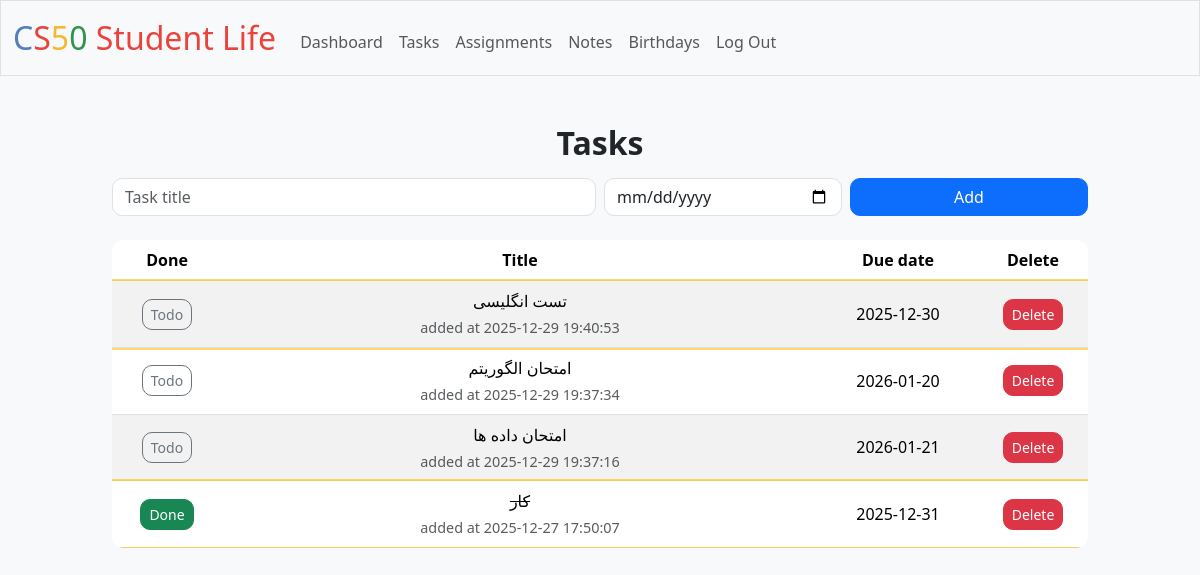
Page /tasks (signed in) on the committed database.
### tables this page shows
CREATE TABLE tasks (
    id INTEGER PRIMARY KEY AUTOINCREMENT NOT NULL,
    user_id INTEGER NOT NULL,
    title TEXT NOT NULL,
    due_date TEXT,
    is_done INTEGER NOT NULL DEFAULT 0,
    created_at TEXT NOT NULL DEFAULT CURRENT_TIMESTAMP,
    FOREIGN KEY (user_id) REFERENCES users(id)
);

### app.py (the view, shortened to what this page needs)
@app.route("/tasks", methods=["GET", "POST"])
@login_required
def tasks():
    user_id = session["user_id"]
    tasks = db.execute(
        "SELECT id, title, due_date, is_done, created_at FROM tasks WHERE user_id = ? ORDER BY is_done ASC, due_date IS NULL, due_date ASC, created_at DESC",
        user_id
    )
    return render_template("tasks.html", tasks=tasks)

### app.py (called while the page is built)
@app.after_request
def after_request(response):
    response.headers["Cache-Control"] = "no-cache, no-store, must-revalidate"
    response.headers["Expires"] = 0
    response.headers["Pragma"] = "no-cache"
    return response

### helpers.py (called while the page is built)
def login_required(f):
    @wraps(f)
    def decorated_function(*args, **kwargs):
        if session.get("user_id") is None:
            return redirect("/login")
        return f(*args, **kwargs)
    return decorated_function

### templates/tasks.html (shortened to what this page needs)
{% extends "layout.html" %}
{% block main %}
    <h2 class="mb-3">Tasks</h2>
    <form action="/tasks" method="post" class="row g-2 mb-4">
        <div class="col-md-6">
            <input autocomplete="off" autofocus class="form-control" name="title" placeholder="Task title" type="text">
        </div>
        <div class="col-md-3">
            <input class="form-control" name="due_date" type="date">
        </div>
        <div class="col-md-3">
            <button class="btn btn-primary w-100" type="submit">Add</button>
        </div>
    </form>
    <div class="table-responsive">
        <table class="table table-striped align-middle">
            <thead>
                <tr>
                    <th>Done</th>
                    <th>Title</th>
                    <th>Due date</th>
                    <th>Delete</th>
                </tr>
            </thead>
            <tbody>
                {% for t in tasks %}
                    <tr data-due="{% if t.due_date %}{{ t.due_date }}{% endif %}">
                        <td style="width: 110px;">
                            <form action="/tasks" method="post">
                                {% if t.is_done == 1 %}
                                    <button class="btn btn-success btn-sm" type="submit">Done</button>
                                {% else %}
                                    <button class="btn btn-outline-secondary btn-sm" type="submit">Todo</button>
                                {% endif %}
                            </form>
                        </td>
                        <td>
                            {% if t.is_done == 1 %}
                                <div style="text-decoration: line-through;">{{ t.title }}</div>
                            {% else %}
                                <div>{{ t.title }}</div>
                            {% endif %}
                            <small class="text-muted">
                                added at {{ t.created_at }}
                            </small>
                        </td>
                        <td style="width: 160px;">
                            {% if t.due_date %}
                                {{ t.due_date }}
                            {% else %}
                                -
                            {% endif %}
                        </td>
                        <td style="width: 110px;">
                            <form action="/tasks" method="post" onsubmit="return confirm('Delete this task?');">
                                <button class="btn btn-danger btn-sm" type="submit">Delete</button>
                            </form>
                        </td>
                    </tr>
                {% endfor %}
            </tbody>
        </table>
    </div>
{% endblock %}

### static/styles.css (style rules this page uses)
body { background-color: #f8f9fa; }
h2 { font-weight: 700; margin-bottom: 1rem; }
.table { background: white; border-radius: 12px; overflow: hidden; }
.table thead th { font-weight: 700; }
.btn { border-radius: 10px; }
.form-control, .form-select, textarea { border-radius: 10px; }
.text-muted { font-size: 0.9rem; }
small.text-muted { display: block; margin-top: 4px; }
.due-soon { outline: 2px solid rgba(255, 193, 7, 0.6); background-color: rgba(255, 193, 7, 0.12) !important; }

### rows in the picture
tasks: is_done "Todo", title "تست انگلیسی", created_at "2025-12-29 19:40:53", due_date "2025-12-30"
tasks: is_done "Todo", title "امتحان الگوریتم", created_at "2025-12-29 19:37:34", due_date "2026-01-20"
tasks: is_done "Todo", title "امتحان داده ها", created_at "2025-12-29 19:37:16", due_date "2026-01-21"
tasks: is_done "Done", title "کار", created_at "2025-12-27 17:50:07", due_date "2025-12-31"
